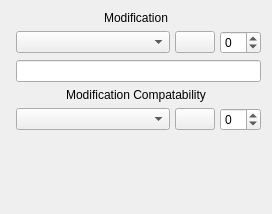
         <widget class="QWidget" name="modEditTab">
          <attribute name="title">
           <string>Modification</string>
          </attribute>
          <layout class="QVBoxLayout" name="verticalLayout_2">
           <item>
            <widget class="QLabel" name="modLabel2">
             <property name="text">
              <string>Modification</string>
             </property>
             <property name="alignment">
              <set>Qt::AlignCenter</set>
             </property>
            </widget>
           </item>
           <item>
            <layout class="QHBoxLayout" name="_9">
             <property name="spacing">
              <number>0</number>
             </property>
             <item>
              <spacer>
               <property name="orientation">
                <enum>Qt::Horizontal</enum>
               </property>
               <property name="sizeType">
                <enum>QSizePolicy::Minimum</enum>
               </property>
               <property name="sizeHint" stdset="0">
                <size>
                 <width>5</width>
                 <height>5</height>
                </size>
               </property>
              </spacer>
             </item>
             <item>
              <widget class="QComboBox" name="modTypeEdit">
               <property name="sizePolicy">
                <sizepolicy hsizetype="MinimumExpanding" vsizetype="Fixed">
                 <horstretch>0</horstretch>
                 <verstretch>0</verstretch>
                </sizepolicy>
               </property>
              </widget>
             </item>
             <item>
              <spacer>
               <property name="orientation">
                <enum>Qt::Horizontal</enum>
               </property>
               <property name="sizeType">
                <enum>QSizePolicy::Minimum</enum>
               </property>
               <property name="sizeHint" stdset="0">
                <size>
                 <width>5</width>
                 <height>5</height>
                </size>
               </property>
              </spacer>
             </item>
             <item>
              <widget class="QPushButton" name="modTypeEditButton"/>
             </item>
             <item>
              <spacer>
               <property name="orientation">
                <enum>Qt::Horizontal</enum>
               </property>
               <property name="sizeType">
                <enum>QSizePolicy::Minimum</enum>
               </property>
               <property name="sizeHint" stdset="0">
                <size>
                 <width>5</width>
                 <height>5</height>
                </size>
               </property>
              </spacer>
             </item>
             <item>
              <widget class="QSpinBox" name="modLevelEdit">
               <property name="minimum">
                <number>-1</number>
               </property>
              </widget>
             </item>
            </layout>
           </item>
           <item>
            <layout class="QHBoxLayout" name="_10">
             <property name="spacing">
              <number>0</number>
             </property>
             <item>
              <spacer>
               <property name="orientation">
                <enum>Qt::Horizontal</enum>
               </property>
               <property name="sizeType">
                <enum>QSizePolicy::Minimum</enum>
               </property>
               <property name="sizeHint" stdset="0">
                <size>
                 <width>5</width>
                 <height>5</height>
                </size>
               </property>
              </spacer>
             </item>
             <item>
              <widget class="QLineEdit" name="modDescEdit"/>
             </item>
            </layout>
           </item>
           <item>
            <widget class="QLabel" name="modCompatLabel2">
             <property name="minimumSize">
              <size>
               <width>250</width>
               <height>0</height>
              </size>
             </property>
             <property name="text">
              <string>Modification Compatability</string>
             </property>
             <property name="alignment">
              <set>Qt::AlignCenter</set>
             </property>
            </widget>
           </item>
           <item>
            <layout class="QHBoxLayout" name="_11">
             <property name="spacing">
              <number>0</number>
             </property>
             <item>
              <spacer>
               <property name="orientation">
                <enum>Qt::Horizontal</enum>
               </property>
               <property name="sizeType">
                <enum>QSizePolicy::Minimum</enum>
               </property>
               <property name="sizeHint" stdset="0">
                <size>
                 <width>5</width>
                 <height>5</height>
                </size>
               </property>
              </spacer>
             </item>
             <item>
              <widget class="QComboBox" name="modCompatEdit">
               <property name="sizePolicy">
                <sizepolicy hsizetype="MinimumExpanding" vsizetype="Fixed">
                 <horstretch>0</horstretch>
                 <verstretch>0</verstretch>
                </sizepolicy>
               </property>
              </widget>
             </item>
             <item>
              <spacer>
               <property name="orientation">
                <enum>Qt::Horizontal</enum>
               </property>
               <property name="sizeType">
                <enum>QSizePolicy::Minimum</enum>
               </property>
               <property name="sizeHint" stdset="0">
                <size>
                 <width>5</width>
                 <height>5</height>
                </size>
               </property>
              </spacer>
             </item>
             <item>
              <widget class="QPushButton" name="modCompatEditButton"/>
             </item>
             <item>
              <spacer>
               <property name="orientation">
                <enum>Qt::Horizontal</enum>
               </property>
               <property name="sizeType">
                <enum>QSizePolicy::Minimum</enum>
               </property>
               <property name="sizeHint" stdset="0">
                <size>
                 <width>5</width>
                 <height>5</height>
                </size>
               </property>
              </spacer>
             </item>
             <item>
              <widget class="QSpinBox" name="modSlotEdit">
               <property name="minimum">
                <number>-1</number>
               </property>
              </widget>
             </item>
            </layout>
           </item>
           <item>
            <spacer>
             <property name="orientation">
              <enum>Qt::Vertical</enum>
             </property>
             <property name="sizeHint" stdset="0">
              <size>
               <width>20</width>
               <height>72</height>
              </size>
             </property>
            </spacer>
           </item>
          </layout>
         </widget>
